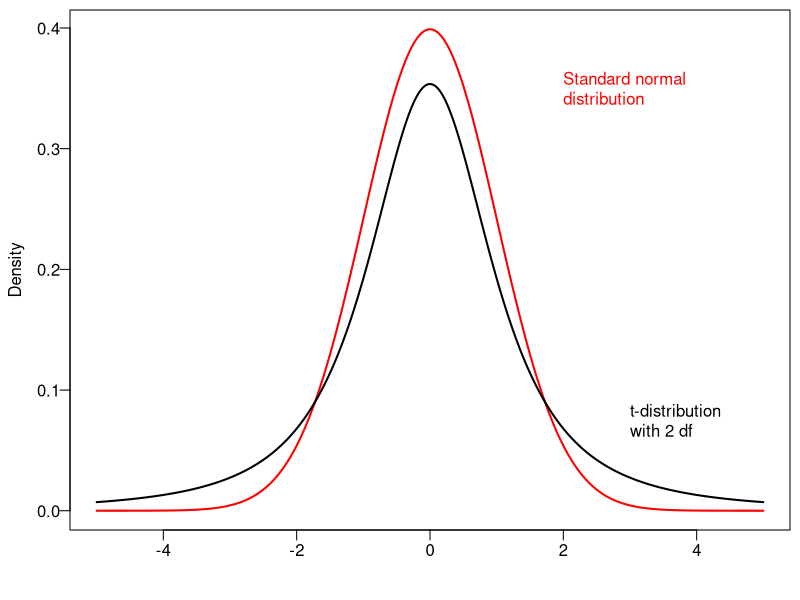

This chart was generated by the following R code:
#######
#Maureen Kennedy
# TMATH 390 Lecture 11 demo
# 5/20/19
#########
# Data from Lecture 11 Participation 1
cd.vals=c(0.24,0.59,0.62,0.16,0.77,1.33,0.92,0.19,0.33,0.25,0.59,0.32)
# The R function t.test returns the indicated hypothesis test,
# and corresponding relevant confidence interval (using the t-distribution)
# In this case the hypothesis test has a
# right-tailed alternative, H_a: mu>0.5
# which corresponds to a lower-bound confidence interval
t.test(cd.vals,alternative = "greater",mu=0.5)

#####
# Here is code that can be used to replicate the figures
# comparing the t and standard normal densities on p 4 in the lecture
# establish the values of x, from -5 to 5
x.vals=seq(-5,5,0.01)
# calculate the corresponding densities for the 
# standard normal and the t-distributions
# standard normal
norm.dens=dnorm(x.vals,0,1)
# t distribution with 2 df
t2.dens=dt(x.vals,2)
# t distribution with 99 df
t99.dens=dt(x.vals,99)
# set the graphing parameters
par(mar=c(3.5,3.5,0.5,0.5),mgp=c(2.25,0.5,0),las=1)
plot(x.vals,norm.dens,ylim=c(0,max(norm.dens,t2.dens,t99.dens)),
     type="l",lwd=2,col="red",xlab="",ylab="Density")
lines(x.vals,t2.dens,lwd=2)
# write the text in the graph
text(x=2,y=0.35,labels="Standard normal\ndistribution",adj=0,
     col="red")
text(x=3,y=0.075,labels="t-distribution\nwith 2 df",adj=0,
     col="black")
